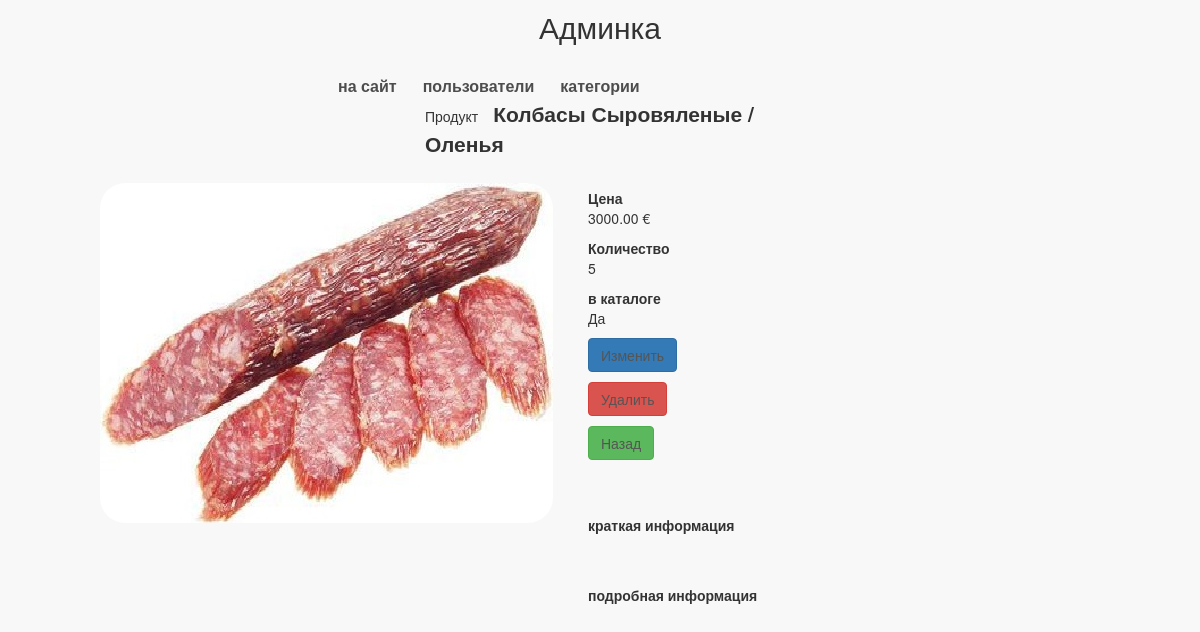
The page /my/admin/product/4/read/ (signed in) on the database as committed earlier.
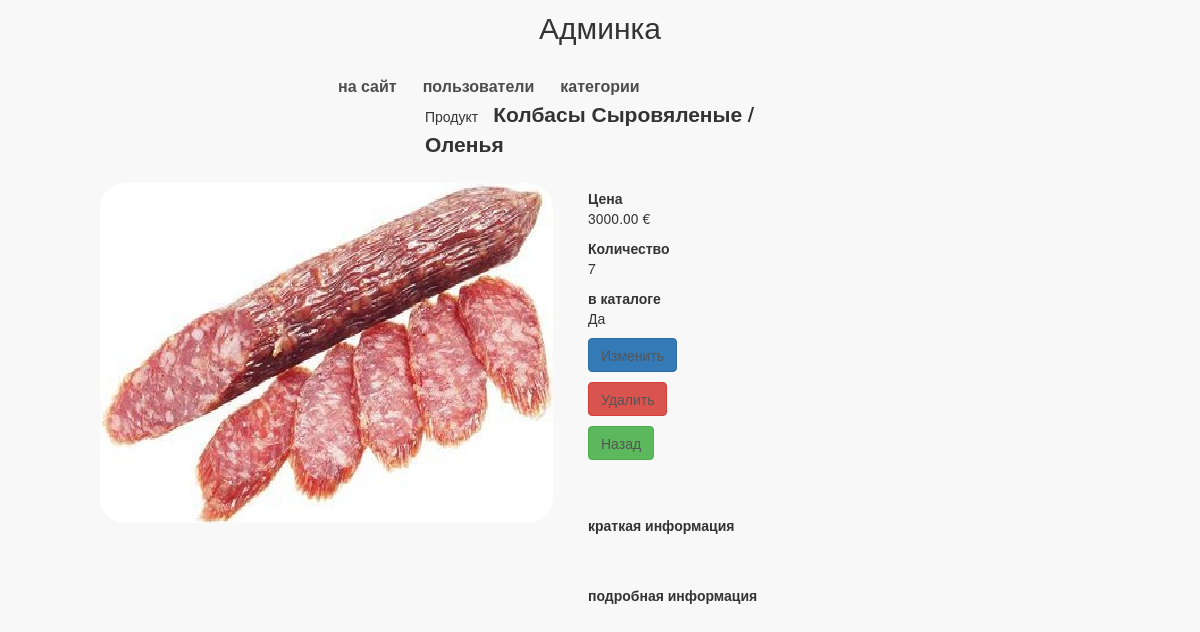
The same page on the database as committed later.
### mainapp/models.py (models this page shows, shortened)
class Product(models.Model):
    category = models.ForeignKey(ProductCategory, on_delete=models.CASCADE, verbose_name='категория продукта')
    name = models.CharField(verbose_name='имя продукта', max_length=128)
    image = models.ImageField(upload_to='products_images', blank=True)
    short_desc = models.CharField(verbose_name='краткое описание продукта', max_length=64, blank=True)
    description = models.TextField(verbose_name='описание продукта', blank=True)
    price = models.DecimalField(verbose_name='цена продукта', max_digits=8, decimal_places=2, default=0)
    quantity = models.IntegerField(verbose_name='количество на складе', default=0)
    is_active = models.BooleanField(default=True)

class ProductCategory(models.Model):
    name = models.CharField(verbose_name='имя', max_length=128)
    description = models.TextField(verbose_name='описание', blank=True)
    is_active = models.BooleanField(default=True)

### adminapp/views.py (the view)
# urls.py: path('product/<int:product_pk>/read/', adminapp.ProductDetail.as_view(), name='product_read'),
class ProductDetail(OnlySuperUserMixin, DetailView):
    model = Product
    pk_url_kwarg = 'product_pk'

### adminapp/views.py (called while the page is built)
    @method_decorator(user_passes_test(lambda x: x.is_superuser))
    def dispatch(self, request, *args, **kwargs):
        return super().dispatch(request, *args, **kwargs)

### mainapp/context_processors.py (called while the page is built)
def catalog_menu(request):
    return {'catalog_menu': ProductCategory.objects.filter(is_active=True)}

### adminapp/templates/mainapp/product_detail.html (shortened to what this page needs)
{% extends 'adminapp/common.html' %}
{% load static %}
{% block content %}
    <div class="product_read">
        <div class="product_name">
            Продукт<strong>{{ object.category.name|title }} / {{ object.name|title }}</strong>
        </div>
        <img src="/media/{{ object.image|default:'products_images/default.png' }}" alt="{{ object.name }}">
        <div class="summary">
            <b>Цена</b>
            <p>{{ object.price }} €</p>
            <b>Количество</b>
            <p>{{ object.quantity }}</p>
            <b>в каталоге</b>
            <p>{% if object.is_active %}Да{% else %}Нет{% endif %}</p>
            <p>
                <a href="{% url 'my_admin:product_update' object.pk %}"
                   class="btn btn-primary">Изменить</a>
            </p>
            <p>
                <a href="{% url 'my_admin:product_delete' object.pk %}"
                   class="btn btn-danger">Удалить</a>
            </p>
            <p>
                <a href="{% url 'my_admin:category_products' object.category_id %}"
                   class="btn btn-success">Назад</a>
            </p>
        </div>
        <div class="product_desc">
            <b>краткая информация</b>
            <br><br>
            <b>подробная информация</b>
        </div>
    </div>
{% endblock %}

Rows that differ between the two databases and show on the page:
changed Product "Оленья": quantity "5" → "7"
